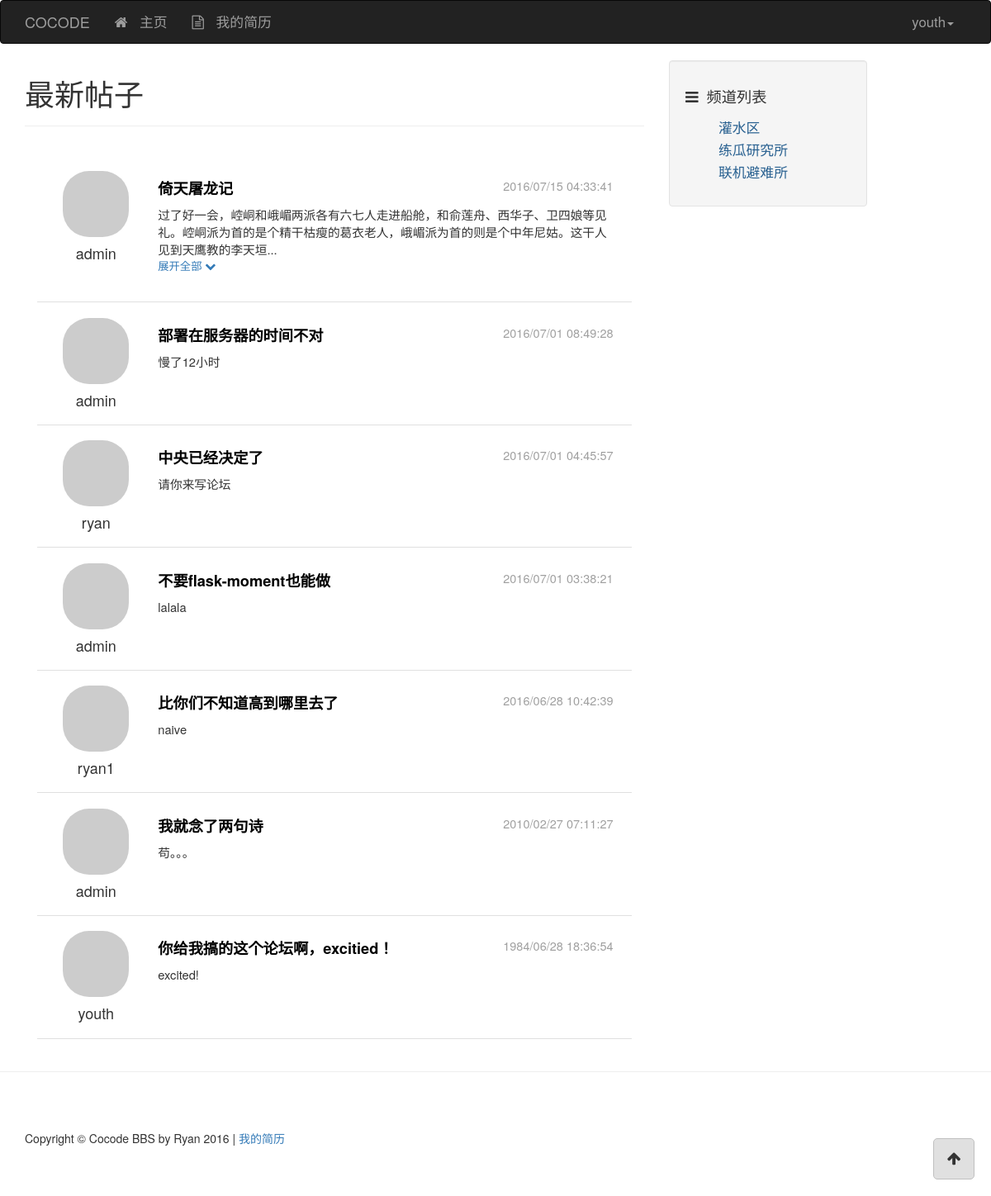
The page / (signed in) on the database its author committed.
### app/models/user.py (models this page shows, shortened)
class User(db.Model, Model):
    __tablename__ = 'users'
    id = db.Column(db.Integer, primary_key=True)
    username = db.Column(db.String(), unique=True)
    password_hash = db.Column(db.String())
    email = db.Column(db.String(), unique=True)
    avatar_hash = db.Column(db.String())
    created_time = db.Column(db.Integer, default=0)
    role_id = db.Column(db.Integer, db.ForeignKey('roles.id'))
    posts = db.relationship('Post', backref='author')
    comments = db.relationship('Comment', backref='author')
    @property
    def password(self):
        raise AttributeError('password is not readable')
    def is_admin(self):
        return self.role.permissions == 0xff
    def gravatar(self, size=100, default='identicon', rating='g'):
        from flask import request
        gravatar_url = 'secure.gravatar.com/avatar'
        if request.is_secure:
            url = 'https://' + gravatar_url
        else:
            url = 'http://' + gravatar_url
        hash = self.avatar_hash or md5(self.email.encode('utf-8')).hexdigest()
        return '{url}/{hash}?s={size}&d={default}&r={rating}'.format(url=url,
                                                                     hash=hash,
                                                                     size=size,
                                                                     default=default,
                                                                     rating=rating)
    def permissions(self):
        role = Role.role_by_id(self.role_id)
        return role.permissions
    @staticmethod
    def user_by_id(id):
        return User.query.get_or_404(id)

### app/models/post.py (models this page shows, shortened)
class Post(db.Model, Model):
    __tablename__ = 'posts'
    id = db.Column(db.Integer, primary_key=True)
    title = db.Column(db.String())
    content = db.Column(db.String())
    created_time = db.Column(db.Integer, default=0)
    channel_id = db.Column(db.Integer, db.ForeignKey('channels.id'))
    user_id = db.Column(db.Integer, db.ForeignKey('users.id'))
    comments = db.relationship('Comment', backref='post')

### app/models/channel.py (models this page shows, shortened)
class Channel(db.Model, Model):
    __tablename__ = 'channels'
    id = db.Column(db.Integer, primary_key=True)
    name = db.Column(db.String(), default=ChannelPermission.NORMAL)
    permission = db.Column(db.Integer)
    created_time = db.Column(db.Integer, default=0)
    posts = db.relationship('Post', backref='channel')
    @staticmethod
    def posts_sorted_by_time(posts, reverse=True):
        posts.sort(key=lambda p: p.created_time, reverse=reverse)
        return posts

### app/views.py (the view)
@app.route('/')
def index():
    posts = []
    user = current_user()
    if user is None:
        permissions = 0x01
    else:
        permissions = user.permissions()
    channels = Channel.query.all()
    for channel in channels:
        if permissions & channel.permission:
            posts += channel.posts
    return render_template('index.html', posts=posts)

### app/context_processers.py (called while the page is built)
@app.context_processor
def current_user_processor():
    user = current_user()
    return dict(current_user=user)

@app.context_processor
def channel_processor():
    channels = Channel.query.all()
    permissions = {
        'NORMAL': ChannelPermission.NORMAL,
        'ADMIN': ChannelPermission.ADMIN,
    }
    dic = {
        'channels': channels,
        'channel_permissions': permissions,
    }
    return dict(**dic)

@app.context_processor
def class_processor():
    return dict(Channel=Channel)

@app.context_processor
def user_processor():
    user_count = User.query.count()
    new_user = User.query.order_by(User.created_time.desc()).first()
    return dict(new_user=new_user,
                user_count=user_count)

@app.context_processor
def post_processor():
    post_count = Post.query.count()
    return dict(post_count=post_count)

@app.context_processor
def comment_processor():
    comment_count = Comment.query.count()
    return dict(comment_count=comment_count)

### app/filters.py (called while the page is built)
@app.template_filter('format_time')
def format_time(timestamp):
    format = '%Y/%m/%d %H:%M:%S'
    t = time.localtime(timestamp)
    ft = time.strftime(format, t)
    return ft

### app/models/role.py (called while the page is built)
    @staticmethod
    def role_by_id(id):
        return Role.query.get(id)

### app/models/user.py (called while the page is built)
def current_user():
    id = session.get('user_id', None)
    user = None
    if id is not None:
        user = User.user_by_id(id)
    return user

### app/templates/index.html (shortened to what this page needs)
{% extends "base.html" %}
{% block page_content %}
<h1>最新帖子</h1>
<hr>
{% include "_posts.html" %}
{% endblock %}

### app/templates/base.html (shortened to what this page needs)
<!DOCTYPE html>
<html lang="en">
{% block head %}
<head>
    <link href="../static/css/base-styles.css" rel="stylesheet">
    <link href="../static/css/bootstrap.min.css" rel="stylesheet">
    <link href="../static/css/font-awesome.min.css" rel="stylesheet">
</head>
{% endblock %}
<body>
{% block navbar %}
<div class="header">
    <div class="navbar navbar-inverse" role="navigation">
        <div class="container">
            <div class="navbar-header">
            <div class="navbar-brand" href="/">COCODE</div>
            </div>
            <div class="navbar-collapse collapse">
                <ul class="nav navbar-nav">
                    <li><a href="/"><div class="fa fa-home"></div> 主页</a></li>
                    <li><a href="#" class="a-resume"><div class="fa fa-file-text-o"></div> 我的简历</a></li>
                </ul>
                <ul class="nav navbar-nav navbar-right">
                    {% if current_user is not none %}
                    <li><a href="#" class="dropdown-toggle" data-toggle="dropdown">
                        {{ current_user.username }}<b class="caret"></b>
                    </a>
                    </li>
                    {% else %}
                    <li><a href="/accounts">用户登录</a></li>
                    {% endif %}
                </ul>
            </div>
        </div>
    </div>
</div>
{% endblock %}
{% block content %}
<div class="container">
    <div class="row">
        {% block content_body %}
        <div class="col-lg-8">
            {% block page_content %}
            {% endblock %}
        </div>
        <div class="col-md-4">
            {% block side_content %}
            <div class="side-content">
                <div class="well">
                    <div class="channel-title"><div class="fa fa-bars"></div>频道列表</div>
                    <div class="row">
                        <div class="col-lg-12">
                            <ul class="channel-list">
                                {% for c in channels %}
                                {% if c.permission == channel_permissions['NORMAL'] %}
                                <li><a href="/channel/{{ c.id }}">{{ c.name }}</a></li>
                                {% endif %}
                                {% endfor %}
                            </ul>
                        </div>
                    </div>
                </div>
            </div>
            {% endblock %}
        </div>
        {% endblock %}
    </div>
</div>
{% endblock %}
{% block to_top %}
<div class="container">
    <a href="#top">
        <div class="back-to-top">
        <div class="fa fa-arrow-up"></div>
        </div>
    </a>
</div>
{% endblock %}
{% block footer %}
<hr>
<div class="container">
    <footer>
    <div class="row">
        <div class="col-lg-12">
            <p>Copyright &copy; Cocode BBS by Ryan 2016 | <a href="#" class="a-resume">我的简历</a></p>
        </div>
    </div>
    </footer>
</div>
{% endblock %}
</body>
</html>

### app/templates/_posts.html (shortened to what this page needs)
<div class="post-list" id="id-div-post-list">
    {% for post in Channel.posts_sorted_by_time(posts) %}
    <div class="post-item" id="id-post-item-{{ post.id }}">
        <div class="post-author col-md-2">
            <a href="#">
                <img class="media-object round-portrait-64" src="{{ post.author.gravatar(size=64) }}">
            </a>
            <h4 class="media-heading">{{ post.author.username }}</h4>
        </div>
        <div class="post-body col-md-10">
            <div class="post-title"><a href="{{ url_for('controllers.post_view', id=post.id) }}">{{ post.title }}</a>
                <div class="post-date">{{ post.created_time | format_time }}</div>
            </div>
            <div class="post-content" id="id-post-content-{{ post.id }}">
                {{ post.content }}
            </div>
            <div class="display display-all" data-id="{{ post.id }}">展开全部
                <div class="fa fa-chevron-down"></div>
            </div>
        </div>
    </div>
    {% endfor %}
</div>

### app/static/css/base-styles.css (style rules this page uses)
.header .navbar { font-size: 120%; }
.fa { margin-right: 10px; }
.side-content { position: fixed; width: 20%; }
.back-to-top { float: right; width: 50px; height: 50px; font-size: large; text-align: center; position: fixed; bottom: 20px; right: 20px; padding: 10px; border-radius: 5px; border: 1px solid #c0c0c0; background-color: #e0e0e0; }
.container > a { text-decoration: none; color: inherit; }
.back-to-top .fa { margin-right: 0; }
.channel-title { font-size: 130%; padding: 10px 0 10px; }
ul.channel-list li { font-size: 120%; list-style-type: none; margin: 3px 0 3px; }
ul.channel-list li > a { text-decoration: none; color: rgb(40, 96, 144); }
footer { margin: 50px 0; }
.post-list { padding: 2%; }
.post-list .post-item { padding: 2%; margin: 4px 0 4px; border-bottom: 1px solid #e0e0e0; display: flex; flex-direction: row; }
.post-list .post-item .post-author { display: flex; flex-direction: column; align-items: center; }
.post-list .post-item .post-author h4 { margin-top: 10px; }
.post-list .post-item .post-title .post-date { font-size: 80%; font-weight: normal; float: right; color: #a0a0a0; }
.post-list .post-item .post-body { padding: 8px; margin-left: 10px; }
.post-list .post-item .post-body .post-title { font-size: 130%; font-weight: bold; margin-bottom: 8px; }
.post-list .post-item .post-body .post-title a { text-decoration: none; color: black; }
.post-list .post-item .post-body .post-content { font-size: 105%; }
.post-list .post-item .post-body .display { color: rgb(51, 122, 183); font-size: 95%; }
img.round-portrait-64 { border-radius: 32px; }

### rows shown on the page
User: username "youth"
Post: author.username "admin", title "倚天屠龙记", created_time "2016/07/15 04:33:41"
Post: author.username "admin", title "部署在服务器的时间不对", created_time "2016/07/01 08:49:28", content "慢了12小时"
Post: author.username "ryan", title "中央已经决定了", created_time "2016/07/01 04:45:57", content "请你来写论坛"
Post: author.username "admin", title "不要flask-moment也能做", created_time "2016/07/01 03:38:21", content "lalala"
Post: author.username "ryan1", title "比你们不知道高到哪里去了", created_time "2016/06/28 10:42:39", content "naive"
Post: author.username "admin", title "我就念了两句诗", created_time "2010/02/27 07:11:27", content "苟。。。"
Post: author.username "youth", title "你给我搞的这个论坛啊，excitied！", created_time "1984/06/28 18:36:54", content "excited!"
Channel: name "灌水区"
Channel: name "练瓜研究所"
Channel: name "联机避难所"
